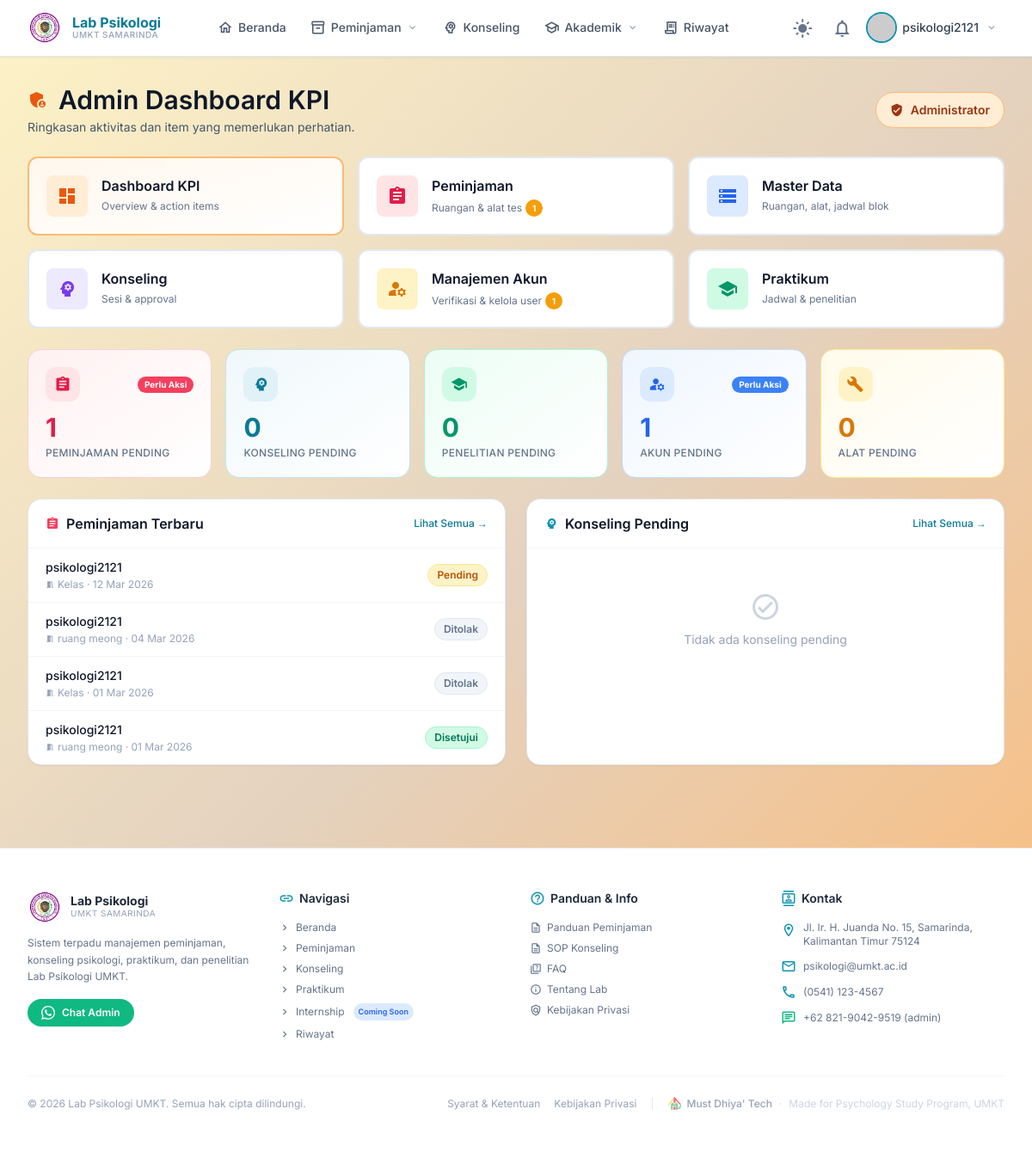
Before: /admin-panel/ (signed in) with the older database file.
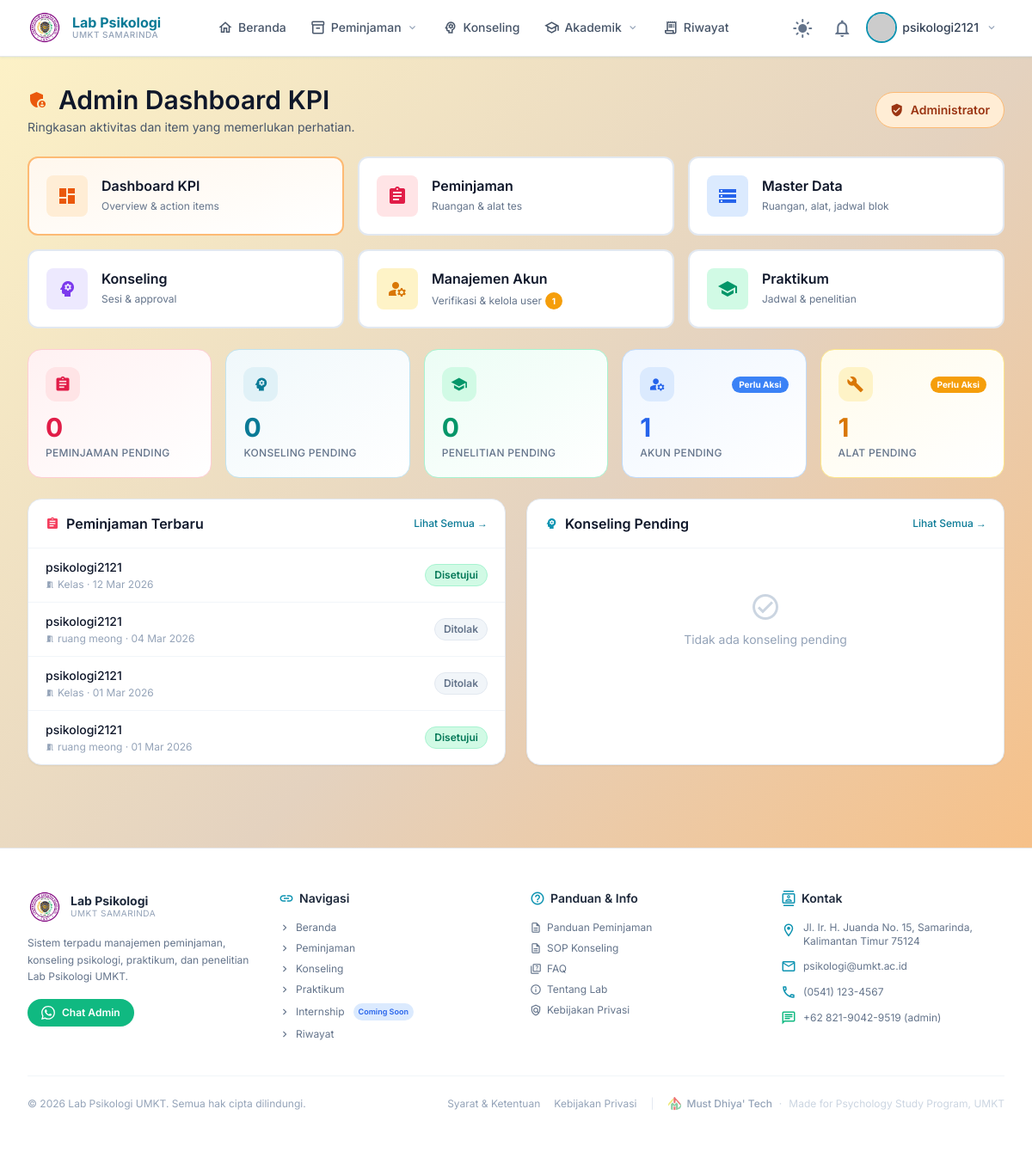
After: the same page with the newer database file.
### rooms/models.py (models this page shows, shortened)
class RoomBooking(TimeStampedModel):
    STATUS_CHOICES = (
        ('pending',   'Pending'),
        ('approved',  'Disetujui'),
        ('declined',  'Ditolak'),
        ('cancelled', 'Dibatalkan'),
        ('completed', 'Selesai'),
    )
    user  = models.ForeignKey(User,  on_delete=models.CASCADE,  related_name='room_bookings')
    room  = models.ForeignKey(Room,  on_delete=models.PROTECT,  related_name='bookings')
    date_start = models.DateField(verbose_name='Tanggal Mulai')
    date_end   = models.DateField(verbose_name='Tanggal Selesai')
    participants = models.PositiveIntegerField(
        validators=[MinValueValidator(1)],
        verbose_name='Jumlah Peserta',
    )
    purpose = models.TextField(verbose_name='Keperluan')
    status      = models.CharField(max_length=20, choices=STATUS_CHOICES, default='pending')
    admin_notes = models.TextField(blank=True, null=True)
    approved_by = models.ForeignKey(
        User,
        on_delete=models.SET_NULL,
        null=True, blank=True,
        related_name='approved_room_bookings',
    )
    approved_at = models.DateTimeField(null=True, blank=True)
    class Meta:
        ordering = ['-date_start']
        verbose_name       = 'Room Booking'
        verbose_name_plural = 'Room Bookings'
        indexes = [
            models.Index(fields=['date_start', 'room']),
            models.Index(fields=['date_end',   'room']),
            models.Index(fields=['status']),
        ]

class Room(TimeStampedModel):
    ROOM_TYPE_CHOICES = (
        ('lab',     'Laboratorium'),
        ('class',   'Kelas / Ruang Teori'),
        ('office',  'Ruang Kantor'),
        ('other',   'Lainnya'),
    )
    code        = models.CharField(max_length=10, unique=True)
    name        = models.CharField(max_length=100)
    room_type   = models.CharField(
        max_length=20,
        choices=ROOM_TYPE_CHOICES,
        default='lab',
    )
    capacity    = models.PositiveIntegerField(validators=[MinValueValidator(1)])
    description = models.TextField(blank=True, null=True)
    is_active   = models.BooleanField(default=True)
    class Meta:
        ordering = ['code']
        verbose_name = 'Room'
        verbose_name_plural = 'Rooms'

### accounts/models.py (models this page shows, shortened)
class User(AbstractUser):
    ROLE_CHOICES = (
        ('mahasiswa', 'Mahasiswa'),
        ('dosen', 'Dosen'),
        ('laboran', 'Laboran/Admin'),
        ('eksternal', 'Eksternal'),
    )
    USER_TYPE_CHOICES = (
        ('umkt', 'UMKT'),
        ('non_umkt', 'Non-UMKT / Umum'),
    )
    rejection_reason = models.TextField(
        blank=True, null=True,
        verbose_name='Alasan Penolakan'
    )
    rejected_at = models.DateTimeField(blank=True, null=True)
    rejected_by = models.ForeignKey(
        'self',
        on_delete=models.SET_NULL,
        null=True, blank=True,
        related_name='rejected_users',
        verbose_name='Ditolak oleh'
    )
    email = models.EmailField(_('email address'), unique=True)
    role = models.CharField(max_length=20, choices=ROLE_CHOICES, default='mahasiswa')
    user_type = models.CharField(max_length=10, choices=USER_TYPE_CHOICES, default='umkt')
    nim_nip = models.CharField(max_length=20, blank=True, null=True, verbose_name='NIM/NIP')
    prodi = models.CharField(max_length=100, blank=True, null=True, verbose_name='Program Studi')
    angkatan = models.PositiveSmallIntegerField(blank=True, null=True, verbose_name='Angkatan')
    instansi = models.CharField(max_length=200, blank=True, null=True)
    phone = models.CharField(max_length=20, blank=True, null=True)
    avatar = models.ImageField(upload_to='avatars/', blank=True, null=True)
    ktm_photo = models.ImageField(upload_to='ktm/', blank=True, null=True, verbose_name='Foto KTM/KTP')
    is_verified = models.BooleanField(default=False)
    verified_at = models.DateTimeField(blank=True, null=True)
    verified_by = models.ForeignKey(
        'self',
        on_delete=models.SET_NULL,
        null=True, blank=True,
        related_name='verified_users',
        verbose_name='Diverifikasi oleh'
    )
    created_at = models.DateTimeField(auto_now_add=True)
    updated_at = models.DateTimeField(auto_now=True)
    USERNAME_FIELD = 'email'
    REQUIRED_FIELDS = ['username', 'first_name', 'last_name']
    class Meta:
        ordering = ['-created_at']
        verbose_name = 'User'
        verbose_name_plural = 'Users'
    def get_full_name(self):
        return f"{self.first_name} {self.last_name}".strip() or self.username
    @property
    def is_umkt(self):
        return self.user_type == 'umkt'

### konseling/views.py (the view)
# urls.py: path('admin-panel/',                       AdminDashboardView.as_view(),     name='admin_panel'),
class AdminDashboardView(AdminOnlyMixin, TemplateView):
    template_name = 'admin/dashAdmin.html'
    def get(self, request, *args, **kwargs):
        if not request.user.is_staff:
            return redirect('/login/')
        return super().get(request, *args, **kwargs)
    def get_context_data(self, **kwargs):
        ctx   = super().get_context_data(**kwargs)
        today = timezone.localdate()
        ctx['stats'] = {
            'peminjaman_pending': RoomBooking.objects.filter(status='pending').count(),
            'tool_pending':       ToolRental.objects.filter(status='pending').count(),
            'konseling_pending':  KonselingSession.objects.filter(status='pending').count(),
            'akun_pending':       User.objects.exclude(is_superuser=True)
                                      .filter(is_active=False, is_verified=False).count(),
            'penelitian_pending': ResearchRequest.objects.filter(status='pending').count(),
        }
        ctx['recent_bookings']  = RoomBooking.objects.select_related('room', 'user')\
                                      .order_by('-created_at')[:5]
        ctx['recent_tools']     = ToolRental.objects.select_related('tool', 'user')\
                                      .order_by('-created_at')[:5]
        ctx['recent_konseling'] = KonselingSession.objects.select_related('user')\
                                      .filter(status='pending').order_by('-created_at')[:5]
        ctx['pending_akun']     = User.objects.exclude(is_superuser=True)\
                                      .filter(is_active=False, is_verified=False)\
                                      .order_by('-created_at')[:5]
        ctx['recent_penelitian'] = ResearchRequest.objects.select_related('student', 'lecturer')\
                                       .filter(status='pending').order_by('-created_at')[:5]
        return ctx

### accounts/views.py (called while the page is built)
    def test_func(self):
        return self.request.user.is_staff or self.request.user.role == 'laboran'

### core/context_processors.py (called while the page is built)
def media_url(request):
    return {
        'MEDIA_URL': settings.MEDIA_URL,
    }

### konseling/context_processors.py (called while the page is built)
def admin_stats(request):
    if not request.user.is_authenticated or not request.user.is_staff:
        return {}
    return {
        'stats': {
            'peminjaman_pending': RoomBooking.objects.filter(status='pending').count(),
            'tool_pending':       ToolRental.objects.filter(status='pending').count(),
            'konseling_pending':  KonselingSession.objects.filter(status='pending').count(),
            'penelitian_pending': ResearchRequest.objects.filter(status='pending').count(),
            'akun_pending':       User.objects.filter(is_active=False, is_verified=False)
                                      .exclude(is_superuser=True).count(),
        }
    }

### templates/admin/dashAdmin.html (shortened to what the changed rows need)
{% extends "admin_shell.html" %}
{% load static %}
{% block page_heading %}Admin Dashboard KPI{% endblock %}
{% block admin_content %}
<div class="grid sm:grid-cols-2 lg:grid-cols-5 gap-4 mb-6">
  <a href="{% url 'admin_peminjaman' %}"
     class="group rounded-2xl border border-rose-200 dark:border-rose-800
            bg-gradient-to-br from-rose-50 to-white
            dark:from-rose-900/20 dark:to-slate-800
            p-5 hover:shadow-md hover:border-rose-300 transition-all">
    <div class="flex items-center justify-between mb-3">
      <div class="w-10 h-10 rounded-xl bg-rose-100 dark:bg-rose-900/40
                  flex items-center justify-center">
        <span class="material-icons text-rose-600 dark:text-rose-400 text-xl">assignment</span>
      </div>
      {% if stats.peminjaman_pending %}
      <span class="text-[10px] font-bold bg-rose-500 text-white px-2 py-0.5 rounded-full">
        Perlu Aksi
      </span>
      {% endif %}
    </div>
    <p class="text-3xl font-bold text-rose-600 dark:text-rose-400">
      {{ stats.peminjaman_pending|default:0 }}
    </p>
    <p class="text-xs text-slate-500 dark:text-slate-400 mt-1 font-medium uppercase tracking-wide">
      Peminjaman Pending
    </p>
  </a>
  <a href="{% url 'admin_peminjaman' %}"
     class="group rounded-2xl border border-amber-200 dark:border-amber-800
            bg-gradient-to-br from-amber-50 to-white
            dark:from-amber-900/20 dark:to-slate-800
            p-5 hover:shadow-md hover:border-amber-300 transition-all">
    <div class="flex items-center justify-between mb-3">
      <div class="w-10 h-10 rounded-xl bg-amber-100 dark:bg-amber-900/40
                  flex items-center justify-center">
        <span class="material-icons text-amber-600 dark:text-amber-400 text-xl">build</span>
      </div>
      {% if stats.tool_pending %}
      <span class="text-[10px] font-bold bg-amber-500 text-white px-2 py-0.5 rounded-full">
        Perlu Aksi
      </span>
      {% endif %}
    </div>
    <p class="text-3xl font-bold text-amber-600 dark:text-amber-400">
      {{ stats.tool_pending|default:0 }}
    </p>
    <p class="text-xs text-slate-500 dark:text-slate-400 mt-1 font-medium uppercase tracking-wide">
      Alat Pending
    </p>
  </a>
</div>
<div class="grid lg:grid-cols-2 gap-6">
  <div class="rounded-2xl border border-slate-200 dark:border-slate-700
              bg-white dark:bg-slate-800 shadow-sm overflow-hidden">
    <div class="divide-y divide-slate-100 dark:divide-slate-700">
      {% for b in recent_bookings %}
      <div class="flex items-center justify-between px-5 py-3">
        <div class="min-w-0 flex-1 mr-3">
          <p class="text-sm font-medium text-slate-900 dark:text-slate-100 truncate">
            {{ b.user.get_full_name }}
          </p>
          <p class="text-xs text-slate-400 dark:text-slate-500 flex items-center gap-1 mt-0.5">
            <span class="material-icons text-[10px]">meeting_room</span>
            {{ b.room.name }} · {{ b.date_start|date:"d M Y" }}
          </p>
        </div>
        <span class="flex-shrink-0 text-xs px-2.5 py-1 rounded-full font-semibold
          {% if b.status == 'pending' %}bg-amber-100 text-amber-700 border border-amber-200
          {% elif b.status == 'approved' %}bg-emerald-100 text-emerald-700 border border-emerald-200
          {% elif b.status == 'rejected' %}bg-red-100 text-red-700 border border-red-200
          {% else %}bg-slate-100 text-slate-500 border border-slate-200{% endif %}">
          {{ b.get_status_display }}
        </span>
      </div>
      {% endfor %}
    </div>
  </div>
</div>
{% endblock %}

Changed rows visible on the page:
changed RoomBooking "12 Mar 2026": status "Pending" → "Disetujui"
Other visible differences:
{{ stats.peminjaman_pending|default:0 }}: "1" → "0"
{{ stats.tool_pending|default:0 }}: "0" → "1"
{{ stats.peminjaman_pending }}: "1" → (not shown)
